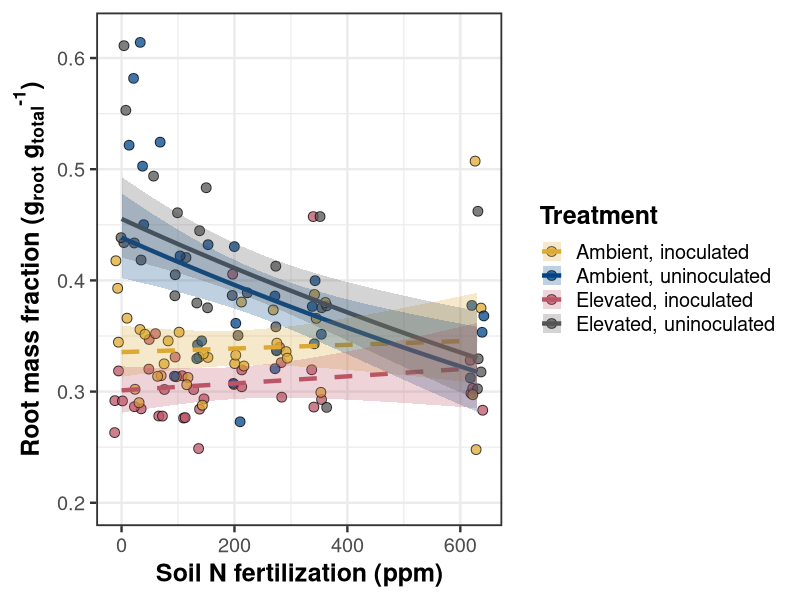
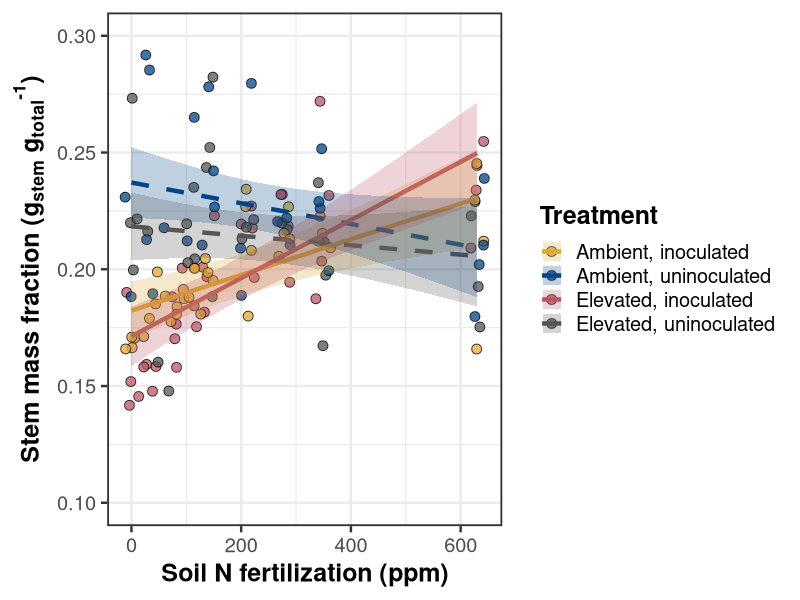
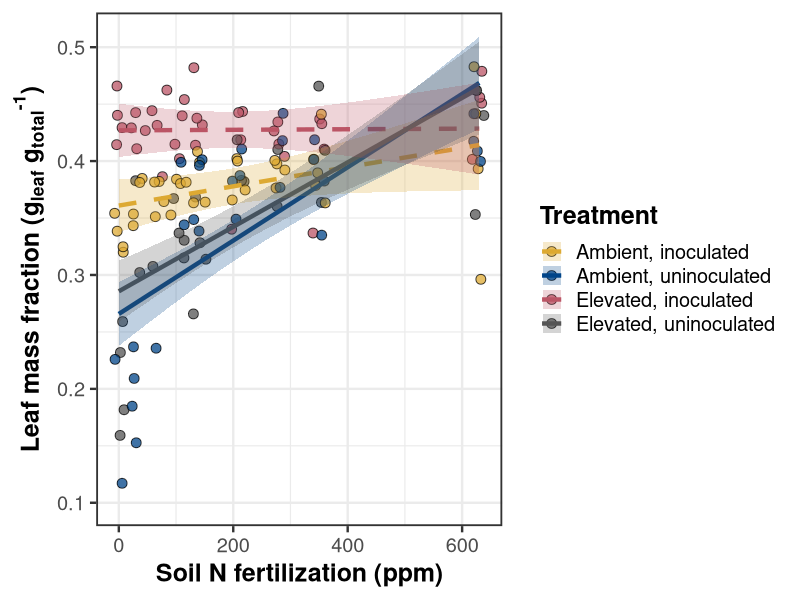

Write the R code that produced these figures, in order.
##########################################################################
## Load libraries and import data
##########################################################################
# Libraries
library(lme4)
library(emmeans)
library(tidyverse)
library(ggpubr)

# Turn off digit rounding in emmean args
emm_options(opt.digits = FALSE)

# Load compiled datasheet
df <- read.csv("../data_sheets/NxCO2xI_compiled_datasheet.csv",
               na.strings = "NA") %>%
  mutate(n.trt = as.numeric(n.trt)) %>%
  filter(inoc == "inoc" | (inoc == "no.inoc" & nodule.biomass < 0.05)) %>%
  unite(col = "co2.inoc", co2:inoc, sep = "_", remove = FALSE) 

## Add colorblind friendly palette
cbbPalette3 <- c("#DDAA33", "#004488", "#BB5566", "#555555")

## Calculate RMF, SMF, LMF
df$rmf <- df$root.biomass / df$total.biomass
df$smf <- df$stem.biomass / df$total.biomass
df$lmf <- df$leaf.biomass / df$total.biomass

##########################################################################
## Root mass fraction
##########################################################################
df$rmf[102] <- NA

## model
rmf <- lmer(log(rmf) ~ n.trt * co2 * inoc + (1|rack:co2), data = df)
shapiro.test(residuals(rmf))

## trends
test(emtrends(rmf, ~co2*inoc, "n.trt"))
## no n.trt effect in inoculated pots, rmf reduction in uninoculated pots

## Emmean fxns for regression lines + error ribbons
rmf.full <- data.frame(emmeans(rmf, ~inoc*co2, "n.trt",
                                       at = list(n.trt = seq(0, 630, 1)),
                                       type = "response")) %>%
  unite(col = "co2.inoc", co2:inoc, sep = "_", remove = FALSE)

rmf.regline <- data.frame(emmeans(rmf, ~1, "n.trt",
                                          at = list(n.trt = seq(0, 630, 1)),
                                          type = "response")) %>%
  mutate(co2 = X1,inoc = X1, co2.inoc = X1) %>%
  full_join(rmf.full) %>%
  dplyr::select(n.trt, co2, inoc, co2.inoc, everything(), -X1) %>%
  mutate(linetype = ifelse(co2.inoc == "elv_inoc" | co2.inoc == "amb_inoc", 
                           "dashed", "solid"))

## Plot
rmf.plot <- ggplot(data = df, aes(x = n.trt, y = rmf)) +
  geom_jitter(aes(fill = co2.inoc),
              size = 3, shape = 21, alpha = 0.75) +
  geom_smooth(data = subset(rmf.regline, co2.inoc != "overall"),
              aes(color = co2.inoc, y = response, linetype = linetype), 
              size = 1.5, se = FALSE) +
  geom_ribbon(data = subset(rmf.regline, co2.inoc != "overall"),
              aes(fill = co2.inoc, y = response, 
                  ymin = lower.CL, ymax = upper.CL), 
              size = 1.5, alpha = 0.25) +
  scale_fill_manual(values = cbbPalette3,
                    labels = c("Ambient, inoculated",
                               "Ambient, uninoculated",
                               "Elevated, inoculated",
                               "Elevated, uninoculated")) +
  scale_color_manual(values = cbbPalette3,
                     labels = c("Ambient, inoculated",
                                "Ambient, uninoculated",
                                "Elevated, inoculated",
                                "Elevated, uninoculated")) +
  scale_linetype_manual(values = c("dashed", "solid")) +
  scale_y_continuous(limits = c(0.2, 0.62), breaks = seq(0.2, 0.6, 0.1)) +
  labs(x = "Soil N fertilization (ppm)",
       y = expression(bold("Root mass fraction (g"["root"]*" g"["total"]*""^"-1"*")")),
       fill = "Treatment", color = "Treatment") +
  guides(linetype = "none") +
  theme_bw(base_size = 18) +
  theme(axis.title = element_text(face = "bold"),
        legend.title = element_text(face = "bold"),
        panel.border = element_rect(size = 1.25))
rmf.plot

##########################################################################
## Stem mass fraction
##########################################################################
df$smf[114] <- NA

## model
smf <- lmer(smf ~ n.trt * co2 * inoc + (1|rack:co2), data = df)
shapiro.test(residuals(smf))

## trends
test(emtrends(smf, ~co2*inoc, "n.trt"))
## no n.trt effect in inoculated pots, rmf reduction in uninoculated pots

## Emmean fxns for regression lines + error ribbons
smf.full <- data.frame(emmeans(smf, ~inoc*co2, "n.trt",
                               at = list(n.trt = seq(0, 630, 1)),
                               type = "response")) %>%
  unite(col = "co2.inoc", co2:inoc, sep = "_", remove = FALSE)

smf.regline <- data.frame(emmeans(smf, ~1, "n.trt",
                                  at = list(n.trt = seq(0, 630, 1)),
                                  type = "response")) %>%
  mutate(co2 = X1,inoc = X1, co2.inoc = X1) %>%
  full_join(smf.full) %>%
  dplyr::select(n.trt, co2, inoc, co2.inoc, everything(), -X1) %>%
  mutate(linetype = ifelse(co2.inoc == "elv_inoc" | co2.inoc == "amb_inoc", 
                           "solid", "dashed"))

## Plot
smf.plot <- ggplot(data = df, aes(x = n.trt, y = smf)) +
  geom_jitter(aes(fill = co2.inoc),
              size = 3, shape = 21, alpha = 0.75) +
  geom_smooth(data = subset(smf.regline, co2.inoc != "overall"),
              aes(color = co2.inoc, y = emmean, linetype = linetype), 
              size = 1.5, se = FALSE) +
  geom_ribbon(data = subset(smf.regline, co2.inoc != "overall"),
              aes(fill = co2.inoc, y = emmean, 
                  ymin = lower.CL, ymax = upper.CL), 
              size = 1.5, alpha = 0.25) +
  scale_fill_manual(values = cbbPalette3,
                    labels = c("Ambient, inoculated",
                               "Ambient, uninoculated",
                               "Elevated, inoculated",
                               "Elevated, uninoculated")) +
  scale_color_manual(values = cbbPalette3,
                     labels = c("Ambient, inoculated",
                                "Ambient, uninoculated",
                                "Elevated, inoculated",
                                "Elevated, uninoculated")) +
  scale_linetype_manual(values = c("dashed", "solid")) +
  scale_y_continuous(limits = c(0.1, 0.3), breaks = seq(0.1, 0.3, 0.05)) +
  labs(x = "Soil N fertilization (ppm)",
       y = expression(bold("Stem mass fraction (g"["stem"]*" g"["total"]*""^"-1"*")")),
       fill = "Treatment", color = "Treatment") +
  guides(linetype = "none") +
  theme_bw(base_size = 18) +
  theme(axis.title = element_text(face = "bold"),
        legend.title = element_text(face = "bold"),
        panel.border = element_rect(size = 1.25))
smf.plot

##########################################################################
## Leaf mass fraction
##########################################################################
## model
lmf <- lmer(lmf ~ n.trt * co2 * inoc + (1|rack:co2), data = df)
shapiro.test(residuals(lmf))
car::outlierTest(lmf)

## trends
test(emtrends(lmf, ~co2*inoc, "n.trt"))
## no n.trt effect in inoculated pots, rmf reduction in uninoculated pots

## Emmean fxns for regression lines + error ribbons
lmf.full <- data.frame(emmeans(lmf, ~inoc*co2, "n.trt",
                               at = list(n.trt = seq(0, 630, 1)),
                               type = "response")) %>%
  unite(col = "co2.inoc", co2:inoc, sep = "_", remove = FALSE)

lmf.regline <- data.frame(emmeans(lmf, ~1, "n.trt",
                                  at = list(n.trt = seq(0, 630, 1)),
                                  type = "response")) %>%
  mutate(co2 = X1,inoc = X1, co2.inoc = X1) %>%
  full_join(lmf.full) %>%
  dplyr::select(n.trt, co2, inoc, co2.inoc, everything(), -X1) %>%
  mutate(linetype = ifelse(co2.inoc == "elv_inoc" | co2.inoc == "amb_inoc", 
                           "solid", "dashed"))

## Plot
lmf.plot <- ggplot(data = df, aes(x = n.trt, y = lmf)) +
  geom_jitter(aes(fill = co2.inoc),
              size = 3, shape = 21, alpha = 0.75) +
  geom_smooth(data = subset(lmf.regline, co2.inoc != "overall"),
              aes(color = co2.inoc, y = emmean, linetype = linetype), 
              size = 1.5, se = FALSE) +
  geom_ribbon(data = subset(lmf.regline, co2.inoc != "overall"),
              aes(fill = co2.inoc, y = emmean, 
                  ymin = lower.CL, ymax = upper.CL), 
              size = 1.5, alpha = 0.25) +
  scale_fill_manual(values = cbbPalette3,
                    labels = c("Ambient, inoculated",
                               "Ambient, uninoculated",
                               "Elevated, inoculated",
                               "Elevated, uninoculated")) +
  scale_color_manual(values = cbbPalette3,
                     labels = c("Ambient, inoculated",
                                "Ambient, uninoculated",
                                "Elevated, inoculated",
                                "Elevated, uninoculated")) +
  scale_linetype_manual(values = c("solid", "dashed")) +
  scale_y_continuous(limits = c(0.1, 0.51), breaks = seq(0.1, 0.5, 0.1)) +
  labs(x = "Soil N fertilization (ppm)",
       y = expression(bold("Leaf mass fraction (g"["leaf"]*" g"["total"]*""^"-1"*")")),
       fill = "Treatment", color = "Treatment") +
  guides(linetype = "none") +
  theme_bw(base_size = 18) +
  theme(axis.title = element_text(face = "bold"),
        legend.title = element_text(face = "bold"),
        panel.border = element_rect(size = 1.25))
lmf.plot
